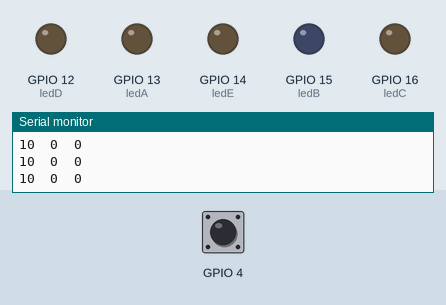
This sketch was run on a simulated ESP8266 (NodeMCU). Parts: output pins drawn as LEDs (lit = HIGH), the last lines printed to the serial monitor. The inputs (shaded band) are chosen by the test bench; at power-on: GPIO 4 HIGH. WiFi joins after 1.5 s; servers stay silent unless stated.

Above: at 2.7 s.
2.8 s: GPIO 4 pulled LOW for 0.15 s
4.5 s: GPIO 4 pulled LOW for 1 s
At 5.9 s:
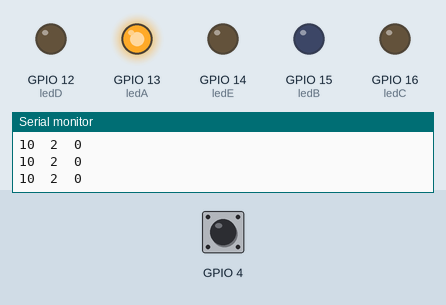
Timing chart, 0 to 7.5 s (numbered marks = the images above; inputs shaded):
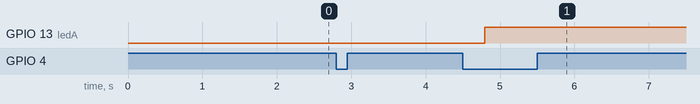

The sketch:

CapacitiveSensorBeatSteps_final.ino
```cpp
#include <CapacitiveSensor.h>
#include <ESP8266WiFi.h>

WiFiClient client;

/*
   CapitiveSense Library Demo Sketch
   Paul Badger 2008
   Uses a high value resistor e.g. 10M between send pin and receive pin
   Resistor effects sensitivity, experiment with values, 50K - 50M. Larger resistor values yield larger sensor values.
   Receive pin is the sensor pin - try different amounts of foil/metal on this pin
*/

// Wifi credentials - need to connect both the computer and the Arudino to WIFI Hotspot
const char* ssid     = "Klaudias iPhone";
const char* password = "19971997";
// Server
const char* host = "172.20.10.11";
const int httpPort = 3000;


CapacitiveSensor   cs_unten_rechts = CapacitiveSensor(5, 4);      // 10M resistor between pins 5 & 4, pin 5 is sensor pin
//CapacitiveSensor   cs_unten_links = CapacitiveSensor(5,2);      // Additional Pins for running the demo on (total) 4 capacitive sensors
//CapacitiveSensor   cs_oben_rechts = CapacitiveSensor(5,0);
//CapacitiveSensor   cs_oben_links = CapacitiveSensor(5,2);
int count = 0;
int ledA = 13;
int ledB = 15;
int ledC = 16;
int ledD = 12;
int ledE = 14;
boolean pressed_unten_rechts = false;
boolean pressed_unten_links = false;
boolean pressed_oben_rechts = false;
boolean pressed_oben_links = false;

void setup()
{
  Serial.begin(9600);
  // Start connecting to a WiFi network
  Serial.println();
  Serial.println();
  Serial.print("Connecting to ");
  Serial.println(ssid);

  WiFi.begin(ssid, password); //works!

  while (WiFi.status() != WL_CONNECTED) {
    delay(500);
    Serial.print(".");
  }

  Serial.println("");
  Serial.println("WiFi connected");
  Serial.println("IP address: ");
  Serial.println(WiFi.localIP());
  cs_unten_rechts.set_CS_AutocaL_Millis(0xFFFFFFFF);     // turn off autocalibrate on channel 1 - just as an example
  // cs_unten_links.set_CS_AutocaL_Millis(0xFFFFFFFF);
  // cs_oben_rechts.set_CS_AutocaL_Millis(0xFFFFFFFF);
  // cs_oben_links.set_CS_AutocaL_Millis(0xFFFFFFFF);

  pinMode(ledA, OUTPUT);
  pinMode(ledB, OUTPUT);
  pinMode(ledC, OUTPUT);
  pinMode(ledD, OUTPUT);
  pinMode(ledE, OUTPUT);
}

void loop()
{
  long start = millis();
  long total_unten_rechts = cs_unten_rechts.capacitiveSensor(30);
  long total_unten_links = 0;// cs_unten_links.capacitiveSensor(30);
  long total_oben_rechts = 0; //cs_oben_rechts.capacitiveSensor(30);
  long total_oben_links = 0; //cs_oben_links.capacitiveSensor(30);
  if (capacitorPressed (total_unten_rechts, &pressed_unten_rechts)      // If pressed, then run script
      || capacitorPressed (total_unten_links, &pressed_unten_links)
      //|| capacitorPressed (total_oben_rechts, &pressed_oben_rechts)
      //|| capacitorPressed (total_oben_links, &pressed_oben_links)
     )
  {
    count++;                                                            // Set counter on +1 every time the capacitive sensor is pressed
    sendRequest(false);
  }

  if (count > 1)                                                       // If counter is at 1, Light No. 1 gets on - Light is triggered immediately after the user steps on the stairs
  {
    digitalWrite(ledA, HIGH);
  }
  else
  {
    digitalWrite(ledA, LOW);
  }

  if (count > 7)                                                       // If counter is at 7, Light No. 2 gets on
  {
    digitalWrite(ledB, HIGH);
  }
  else
  {
    digitalWrite(ledB, LOW);
  }

  if (count > 9)                                                      // If counter is at 9, Light No. 3 gets on
  {
    digitalWrite(ledC, HIGH);
  }
  else
  {
    digitalWrite(ledC, LOW);
  }

  if (count > 11)                                                   // If counter is at 11, Light No. 4 gets on
  {
    digitalWrite(ledD, HIGH);
  }
  else
  {
    digitalWrite(ledD, LOW);
  }

  if (count > 13)                                                   // If counter is at 5, Light No. 5 gets on
  {
    digitalWrite(ledE, HIGH);
  }
  else
  {
    digitalWrite(ledE, LOW);
  }


  Serial.print(total_unten_rechts);
  Serial.print("\t");
  Serial.print(count);
  Serial.print("\t");
  Serial.println(pressed_unten_rechts);

  delay(100);                                                      // arbitrary delay to limit data to serial port
}

boolean capacitorPressed (long total, boolean *cs_pressed)        // Booblean function to check whether a sensor is pressed
{
  if (total > 50)
  {
    if (*cs_pressed == false)
    {
      *cs_pressed = true;
      return true;
    }
  }
  else
  {
    *cs_pressed = false;
  }
  return false;
}

void sendRequest (bool stopSong)            // If sensor is not pressed, the script that stops the song is run
{

// Use WiFiClient class to connection
if (!client.connect(host, httpPort)) {
  Serial.println("connection failed");
  return;
}
String url;

if (stopSong)
{
  url = "/stopRocky";
}
else {
  url = "/playRocky";                                      // PlayRocky refers to the Apple script that starts the song on Spotify

}

Serial.print("Requesting URL: ");                         // Print connection
Serial.println(url);
// Send the request to the server
client.print(String("GET ") + url + " HTTP/1.1\r\n" +
             "Host: " + host + "\r\n" +
             "Connection: close\r\n\r\n");
}
```

Measured:
- after the input at 4.5 s, GPIO 13 (ledA): LOW → HIGH after 0.29 s
